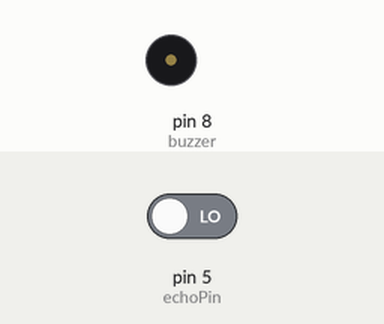
Bench run of a sketch on a simulated Arduino Uno, built with avr-gcc and run on an emulated ATmega328P. On the bench: buzzer (waves = sounding). The test bench sets the inputs (shaded band); at power-on: pin 5 (echoPin) LOW. What the sketch prints to the serial monitor is not drawn.

Above: at 0.5 s.
Timing chart, 0 to 3.0 s (numbered marks = the images above):
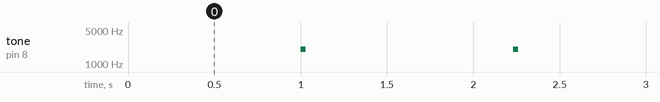

Measured:
- by itself, tone on pin 8 (buzzer): alternates 2000 Hz for 0.03 s and silent for 1.2 s

The sketch:

sketch_ino.ino
```cpp
#define trigPin 6
#define echoPin 5
#define buzzer 8

void setup(){
  Serial.begin(9600);
  pinMode(trigPin, OUTPUT);
  pinMode(echoPin, INPUT);
  pinMode(buzzer, OUTPUT);
}

void loop(){
  long distance = getDistance();
  activateBuzzer(distance);
  delay(200);
}

long getDistance(){
  long duration, distance;
  digitalWrite(trigPin, LOW);
  delayMicroseconds(2);
  digitalWrite(trigPin, HIGH);
  duration = pulseIn(echoPin, HIGH);
  distance = (duration/2) / 29.1;
  Serial.print(distance);
  Serial.println(" cm");
  return distance;
}

void activateBuzzer(long distance){
    float newDelay = (distance * 3) + 30;
    if(distance < 50) {
    tone(buzzer, 2000);
    delay(newDelay);
    noTone(buzzer);
  } else {
    noTone(buzzer);
  }
}
```
